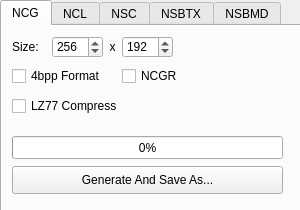
<?xml version="1.0" encoding="UTF-8"?>
<ui version="4.0">
 <class>MainWindow</class>
 <widget class="QMainWindow" name="MainWindow">
  <property name="geometry">
   <rect>
    <x>0</x>
    <y>0</y>
    <width>300</width>
    <height>210</height>
   </rect>
  </property>
  <property name="windowTitle">
   <string>NDS Graphic File Generator</string>
  </property>
  <widget class="QWidget" name="centralWidget">
   <widget class="QTabWidget" name="tabWidget">
    <property name="geometry">
     <rect>
      <x>0</x>
      <y>0</y>
      <width>311</width>
      <height>221</height>
     </rect>
    </property>
    <property name="currentIndex">
     <number>0</number>
    </property>
    <widget class="QWidget" name="tab_ncg">
     <attribute name="title">
      <string>NCG</string>
     </attribute>
     <widget class="QSpinBox" name="ncg_width_sb">
      <property name="geometry">
       <rect>
        <x>50</x>
        <y>10</y>
        <width>51</width>
        <height>22</height>
       </rect>
      </property>
      <property name="minimum">
       <number>1</number>
      </property>
      <property name="maximum">
       <number>512</number>
      </property>
      <property name="value">
       <number>256</number>
      </property>
     </widget>
     <widget class="QLabel" name="label">
      <property name="geometry">
       <rect>
        <x>10</x>
        <y>10</y>
        <width>31</width>
        <height>21</height>
       </rect>
      </property>
      <property name="text">
       <string>Size:</string>
      </property>
     </widget>
     <widget class="QLabel" name="label_2">
      <property name="geometry">
       <rect>
        <x>100</x>
        <y>10</y>
        <width>21</width>
        <height>21</height>
       </rect>
      </property>
      <property name="text">
       <string>x</string>
      </property>
      <property name="alignment">
       <set>Qt::AlignCenter</set>
      </property>
     </widget>
     <widget class="QSpinBox" name="ncg_height_sb">
      <property name="geometry">
       <rect>
        <x>120</x>
        <y>10</y>
        <width>51</width>
        <height>22</height>
       </rect>
      </property>
      <property name="minimum">
       <number>1</number>
      </property>
      <property name="maximum">
       <number>512</number>
      </property>
      <property name="value">
       <number>192</number>
      </property>
     </widget>
     <widget class="QProgressBar" name="ncg_progressBar">
      <property name="geometry">
       <rect>
        <x>10</x>
        <y>110</y>
        <width>271</width>
        <height>23</height>
       </rect>
      </property>
      <property name="value">
       <number>0</number>
      </property>
     </widget>
     <widget class="QPushButton" name="ncg_saveas_btn">
      <property name="geometry">
       <rect>
        <x>10</x>
        <y>140</y>
        <width>271</width>
        <height>28</height>
       </rect>
      </property>
      <property name="text">
       <string>Generate And Save As...</string>
      </property>
     </widget>
     <widget class="QCheckBox" name="ncg_is4bpp">
      <property name="geometry">
       <rect>
        <x>10</x>
        <y>40</y>
        <width>101</width>
        <height>20</height>
       </rect>
      </property>
      <property name="text">
       <string>4bpp Format</string>
      </property>
     </widget>
     <widget class="QCheckBox" name="ncg_lz77_cb">
      <property name="geometry">
       <rect>
        <x>10</x>
        <y>70</y>
        <width>121</width>
        <height>20</height>
       </rect>
      </property>
      <property name="text">
       <string>LZ77 Compress</string>
      </property>
     </widget>
     <widget class="QCheckBox" name="ncgr_cb">
      <property name="geometry">
       <rect>
        <x>120</x>
        <y>40</y>
        <width>61</width>
        <height>20</height>
       </rect>
      </property>
      <property name="text">
       <string>NCGR</string>
      </property>
     </widget>
    </widget>
    <widget class="QWidget" name="tab_ncl">
     <attribute name="title">
      <string>NCL</string>
     </attribute>
     <widget class="QCheckBox" name="ncl_is_extended_cb">
      <property name="geometry">
       <rect>
        <x>10</x>
        <y>40</y>
        <width>91</width>
        <height>20</height>
       </rect>
      </property>
      <property name="text">
       <string>256 Colors</string>
      </property>
     </widget>
     <widget class="QProgressBar" name="ncl_progressBar">
      <property name="geometry">
       <rect>
        <x>10</x>
        <y>110</y>
        <width>271</width>
        <height>23</height>
       </rect>
      </property>
      <property name="value">
       <number>0</number>
      </property>
     </widget>
     <widget class="QSpinBox" name="ncl_pal_n_sb">
      <property name="geometry">
       <rect>
        <x>70</x>
        <y>10</y>
        <width>42</width>
        <height>22</height>
       </rect>
      </property>
      <property name="minimum">
       <number>1</number>
      </property>
      <property name="maximum">
       <number>16</number>
      </property>
      <property name="value">
       <number>1</number>
      </property>
     </widget>
     <widget class="QLabel" name="label_5">
      <property name="geometry">
       <rect>
        <x>10</x>
        <y>10</y>
        <width>55</width>
        <height>21</height>
       </rect>
      </property>
      <property name="text">
       <string>Palettes:</string>
      </property>
     </widget>
     <widget class="QPushButton" name="ncl_saveas_btn">
      <property name="geometry">
       <rect>
        <x>10</x>
        <y>140</y>
        <width>271</width>
        <height>28</height>
       </rect>
      </property>
      <property name="text">
       <string>Generate And Save As...</string>
      </property>
     </widget>
     <widget class="QCheckBox" name="ncl_lz77_cb">
      <property name="geometry">
       <rect>
        <x>10</x>
        <y>70</y>
        <width>121</width>
        <height>20</height>
       </rect>
      </property>
      <property name="text">
       <string>LZ77 Compress</string>
      </property>
     </widget>
     <widget class="QCheckBox" name="nclr_cb">
      <property name="geometry">
       <rect>
        <x>110</x>
        <y>40</y>
        <width>61</width>
        <height>20</height>
       </rect>
      </property>
      <property name="text">
       <string>NCLR</string>
      </property>
     </widget>
    </widget>
    <widget class="QWidget" name="tab">
     <attribute name="title">
      <string>NSC</string>
     </attribute>
     <widget class="QLabel" name="label_3">
      <property name="geometry">
       <rect>
        <x>10</x>
        <y>10</y>
        <width>31</width>
        <height>21</height>
       </rect>
      </property>
      <property name="text">
       <string>Size:</string>
      </property>
     </widget>
     <widget class="QLabel" name="label_4">
      <property name="geometry">
       <rect>
        <x>100</x>
        <y>10</y>
        <width>21</width>
        <height>21</height>
       </rect>
      </property>
      <property name="text">
       <string>x</string>
      </property>
      <property name="alignment">
       <set>Qt::AlignCenter</set>
      </property>
     </widget>
     <widget class="QSpinBox" name="nsc_width_sb">
      <property name="geometry">
       <rect>
        <x>50</x>
        <y>10</y>
        <width>51</width>
        <height>22</height>
       </rect>
      </property>
      <property name="minimum">
       <number>8</number>
      </property>
      <property name="maximum">
       <number>512</number>
      </property>
      <property name="value">
       <number>224</number>
      </property>
     </widget>
     <widget class="QSpinBox" name="nsc_height_sb">
      <property name="geometry">
       <rect>
        <x>120</x>
        <y>10</y>
        <width>51</width>
        <height>22</height>
       </rect>
      </property>
      <property name="minimum">
       <number>8</number>
      </property>
      <property name="maximum">
       <number>512</number>
      </property>
      <property name="value">
       <number>224</number>
      </property>
     </widget>
     <widget class="QProgressBar" name="nsc_progressBar">
      <property name="geometry">
       <rect>
        <x>10</x>
        <y>110</y>
        <width>271</width>
        <height>23</height>
       </rect>
      </property>
      <property name="value">
       <number>0</number>
      </property>
     </widget>
     <widget class="QPushButton" name="nsc_saveas_btn">
      <property name="geometry">
       <rect>
        <x>10</x>
        <y>140</y>
        <width>271</width>
        <height>28</height>
       </rect>
      </property>
      <property name="text">
       <string>Generate And Save As...</string>
      </property>
     </widget>
     <widget class="QCheckBox" name="nsc_nsmbem_cb">
      <property name="geometry">
       <rect>
        <x>10</x>
        <y>40</y>
        <width>221</width>
        <height>20</height>
       </rect>
      </property>
      <property name="text">
       <string>Fixed screen width mode (NSMBe)</string>
      </property>
     </widget>
     <widget class="QCheckBox" name="nsc_lz77_cb">
      <property name="geometry">
       <rect>
        <x>10</x>
        <y>70</y>
        <width>121</width>
        <height>20</height>
       </rect>
      </property>
      <property name="text">
       <string>LZ77 Compress</string>
      </property>
     </widget>
    </widget>
    <widget class="QWidget" name="tab_nsbtx">
     <attribute name="title">
      <string>NSBTX</string>
     </attribute>
     <widget class="QLabel" name="label_6">
      <property name="geometry">
       <rect>
        <x>90</x>
        <y>70</y>
        <width>131</width>
        <height>20</height>
       </rect>
      </property>
      <property name="text">
       <string>Maybe in the future...</string>
      </property>
     </widget>
    </widget>
    <widget class="QWidget" name="tab_nsmbd">
     <attribute name="title">
      <string>NSBMD</string>
     </attribute>
     <widget class="QLabel" name="label_7">
      <property name="geometry">
       <rect>
        <x>90</x>
        <y>70</y>
        <width>131</width>
        <height>20</height>
       </rect>
      </property>
      <property name="text">
       <string>Maybe in the future...</string>
      </property>
     </widget>
    </widget>
   </widget>
  </widget>
 </widget>
 <layoutdefault spacing="6" margin="11"/>
 <resources/>
 <connections/>
</ui>
